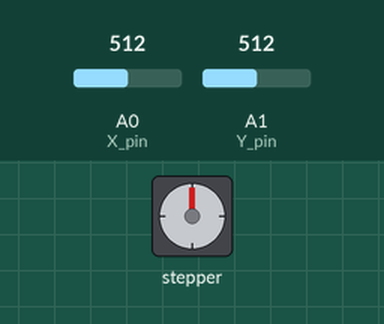
Simulated run of this sketch. Board: Arduino Leonardo, built with avr-gcc and run on an emulated ATmega32U4. Shown: stepper motor. The test bench sets the inputs (shaded band); at power-on: A0 (X_pin) = 512, A1 (Y_pin) = 512. Stepper angles assume 2048 steps per turn.

Above: at 1.2 s.
1.3 s: A0 (X_pin) set to 490
At 1.7 s:
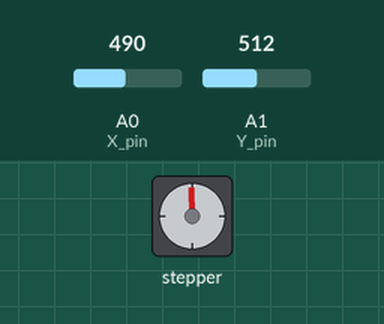
4.3 s: A0 (X_pin) set to 306
7.3 s: A0 (X_pin) set to 122
At 7.74 s:
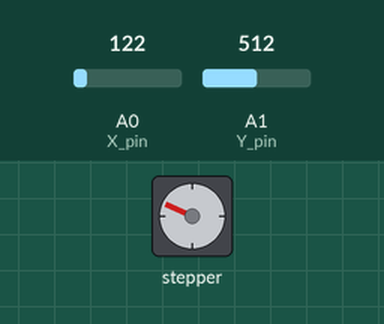
10.3 s: A0 (X_pin) set to 0
At 10.48 s:
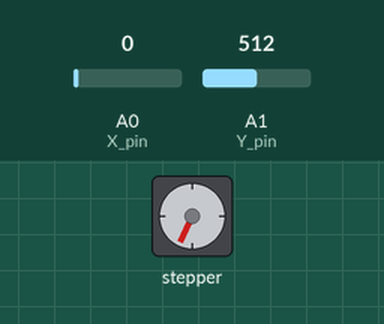
Timing chart, 0 to 17.3 s (numbered marks = the images above; inputs shaded):
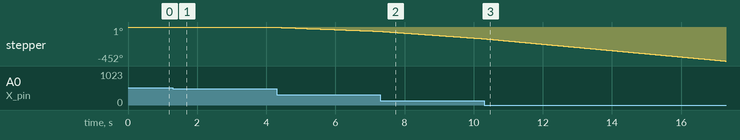

The sketch:

sketch_aug18a.ino
```cpp
#include <Stepper.h>
#include <Joystick.h>

#define STEPS 32

#define IN1 11
#define IN2 10
#define IN3 9
#define IN4 8

Stepper stepper(STEPS, IN4, IN2,  IN3, IN1); //use 9-12V

#define X_pin A0
#define Y_pin A1

void setup() {

}

void loop() {
  int x = analogRead(X_pin);
  int y = analogRead(Y_pin); //not used

  if (x > 500 &&
    x < 523)
  {
    digitalWrite(IN1, LOW);
    digitalWrite(IN2, LOW);
    digitalWrite(IN3, LOW);
    digitalWrite(IN4, LOW);
  }
  else
  {
    while (x >= 523)
    {
      int speed = map(x, 523, 1023, 5, 500);
      stepper.setSpeed(speed);

      stepper.step(1);

      x = analogRead(X_pin);
    }

    while (x <= 500)
    {
      int speed = map(x, 500, 0, 5, 500);
      stepper.setSpeed(speed);

      stepper.step(-1);

      x = analogRead(X_pin);
    }
  }
}
```
